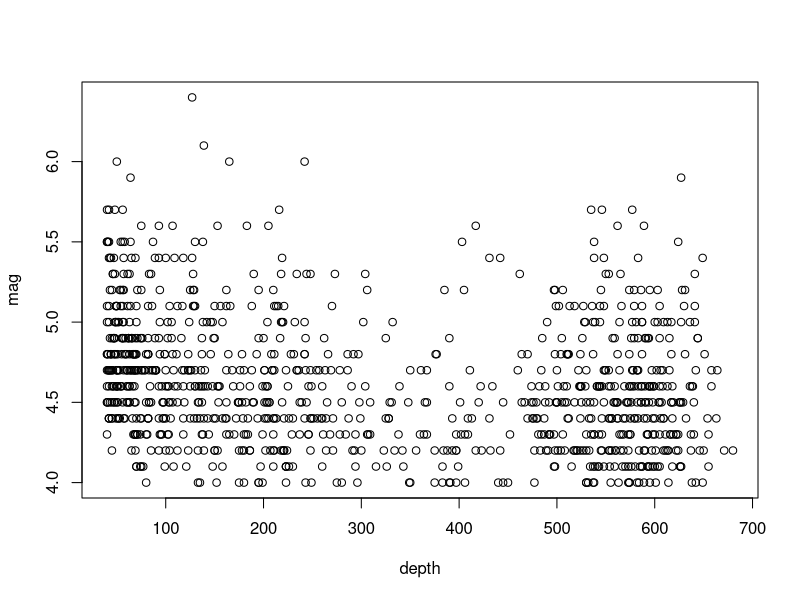
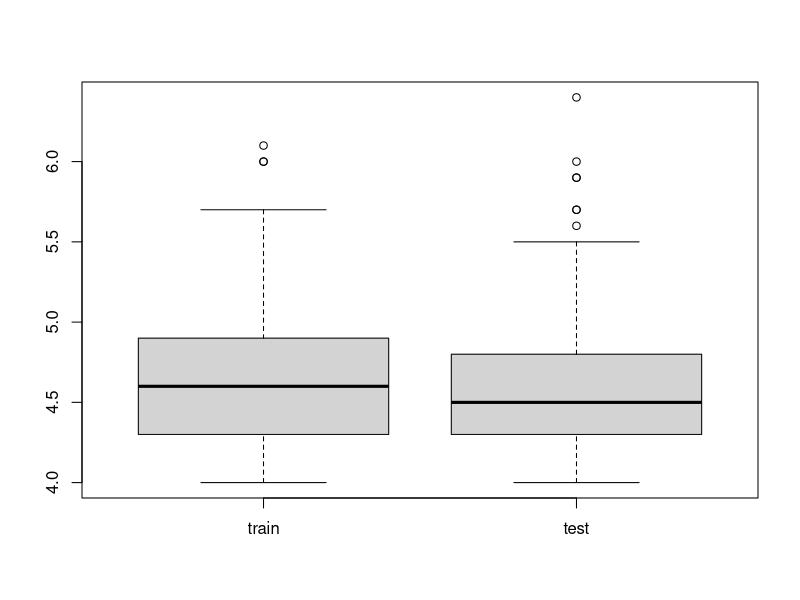
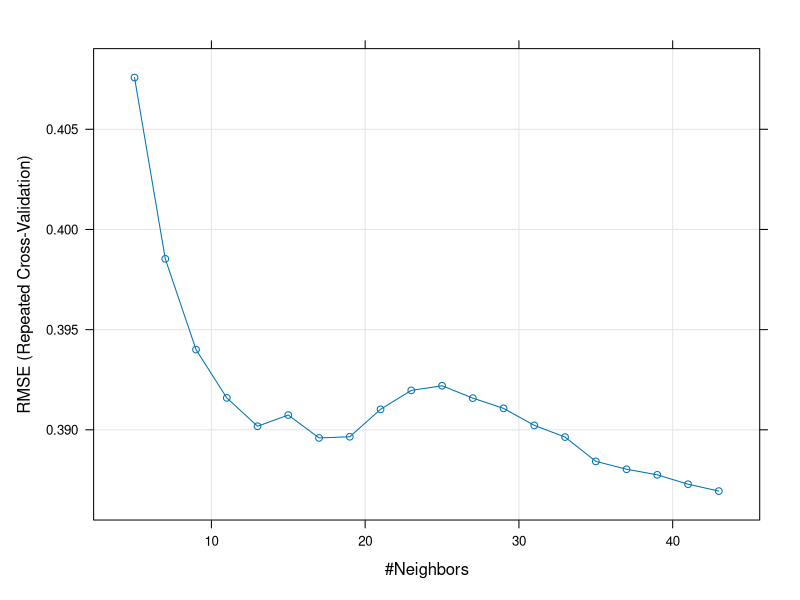
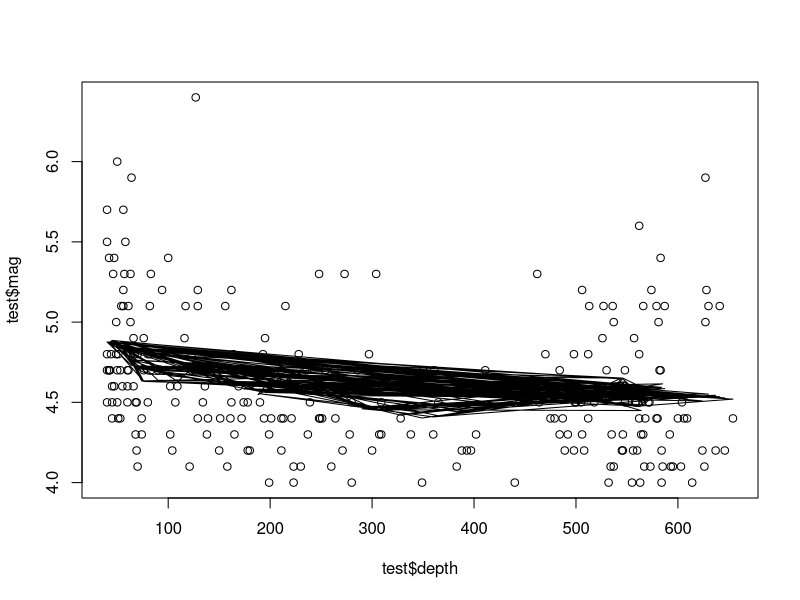
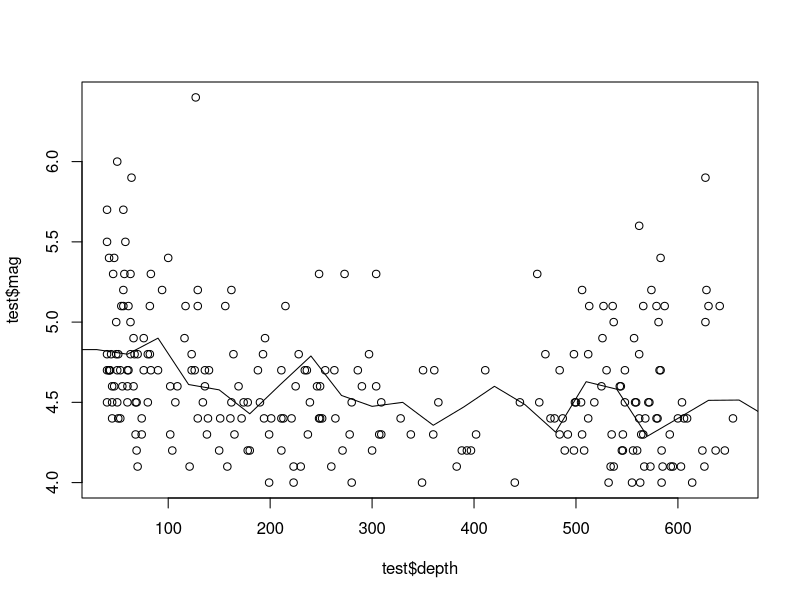

The R source for these figures, in order:
library(caret)
df <- datasets::quakes
str(df)

plot(mag ~ depth, df)

split <- caret::createDataPartition(df$mag, times = 1, p = .75, list = F)
train <- df[split,]
test <- df[-split,]

boxplot(train$mag, test$mag, names = c("train", "test"))

set.seed(42)
ctrl <- trainControl(method="repeatedcv", repeats = 3) #,classProbs=TRUE,summaryFunction = twoClassSummary)
knnFit <- train(mag ~ depth, data = train, method = "knn", trControl = ctrl, tuneLength = 20)

#Output of kNN fit
knnFit
plot(knnFit) # k = 11

str(knnFit)

knnPredict <- predict(knnFit, newdata = test)

plot(test$depth, test$mag)
lines(test$depth, knnPredict)

knnFit$finalModel$k <- 7

knnPredict <- predict(knnFit, newdata = data.frame(depth = seq(0, 700, 30)))
plot(test$depth, test$mag)
lines(seq(0, 700, 30), knnPredict)


